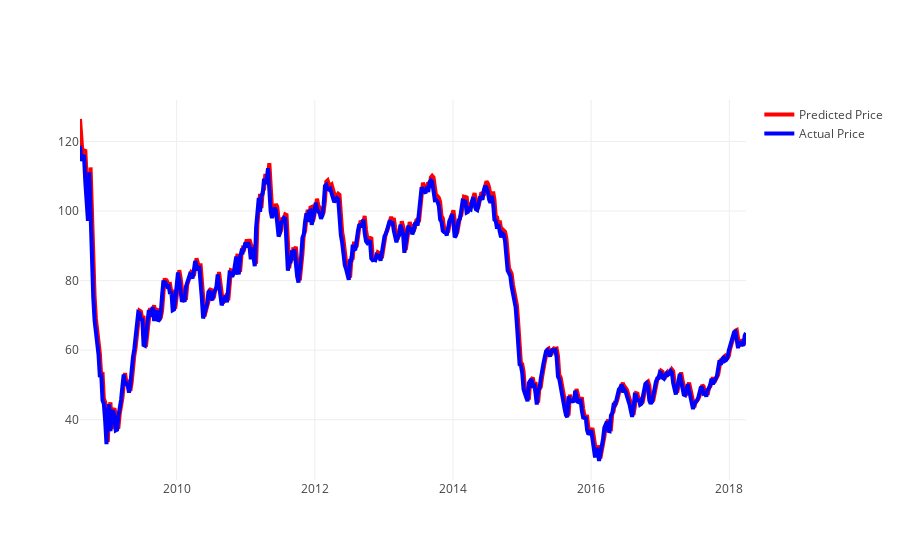

Source (notebook cell):
### Code cell
# Plot actual vs predicted using actual dates and USD
actual = go.Scatter(x=dates, y=testY_reshape, line = dict(color = ('rgb(0, 0, 255)'), width = 4), name= 'Actual Price')
predicted = go.Scatter(x=dates, y=yhat_test_reshape, line = dict(color = ('rgb(255, 0, 0)'), width = 4), name= 'Predicted Price')
py.iplot([predicted, actual])
py.plot([predicted, actual])

### Figure 1 — Plotly figure (JSON) as saved in the notebook; plotly's stock layout.template omitted (floating-point values rounded to 4 significant figures; data arrays with more than 128 entries replaced by an {"elided": "..."} marker saying what was removed)
{"data": [{"line": {"color": "rgb(255, 0, 0)", "width": 4}, "name": "Predicted Price", "type": "scatter", "uid": "5679c9fa-8c18-11e8-bd6c-8c85908707b2", "x": {"elided": "504 str values"}, "y": {"elided": "504 float values"}}, {"line": {"color": "rgb(0, 0, 255)", "width": 4}, "name": "Actual Price", "type": "scatter", "uid": "5679cc18-8c18-11e8-8b3c-8c85908707b2", "x": {"elided": "504 str values"}, "y": {"elided": "504 float values"}}], "layout": {}}
